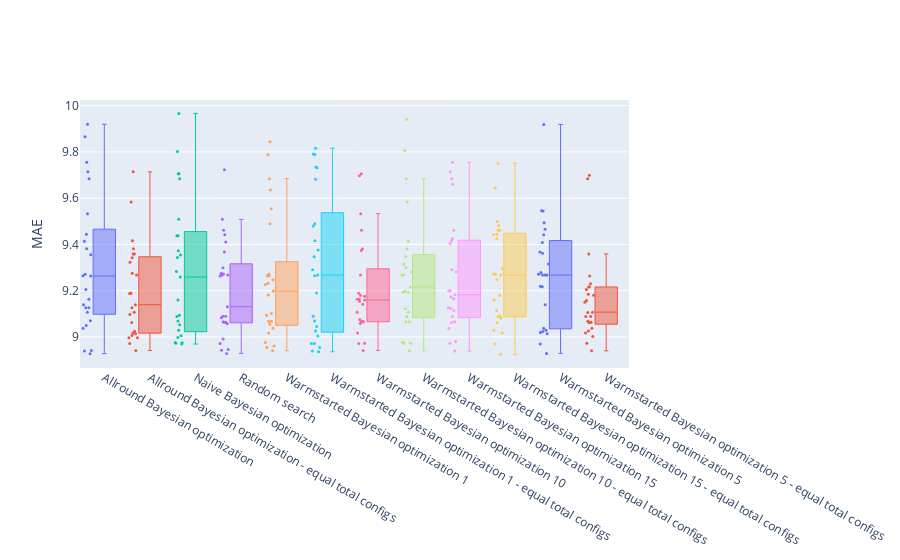

The code cell stored with this chart in its notebook:
### Code cell
hopt_exp.visualize_perf_distribution('WEST_box_8760', range(5,10))

### Figure 1 — Plotly figure (JSON) as saved in the notebook; plotly's stock layout.template omitted (floating-point values rounded to 4 significant figures)
{"data": [{"boxpoints": "all", "jitter": 0.5, "line": {"width": 1}, "marker": {"size": 3}, "name": "Allround Bayesian optimization", "type": "box", "whiskerwidth": 0.2, "y": [9.382, 9.865, 9.271, 9.265, 8.928, 9.206, 9.756, 9.14, 8.939, 9.533, 9.126, 9.356, 9.163, 9.92, 8.941, 9.127, 9.444, 9.685, 9.049, 9.107, 9.038, 9.264, 9.714, 9.414, 9.07]}, {"boxpoints": "all", "jitter": 0.5, "line": {"width": 1}, "marker": {"size": 3}, "name": "Allround Bayesian optimization - equal total configs", "type": "box", "whiskerwidth": 0.2, "y": [9.359, 9.188, 9.381, 9.583, 8.971, 9.018, 8.997, 9.025, 9.714, 9.268, 9.323, 9.014, 9.126, 8.997, 9.007, 9.062, 9.416, 9.188, 9.097, 9.343, 9.275, 9.359, 8.941, 9.107, 9.14]}, {"boxpoints": "all", "jitter": 0.5, "line": {"width": 1}, "marker": {"size": 3}, "name": "Naive Bayesian optimization", "type": "box", "whiskerwidth": 0.2, "y": [9.005, 8.997, 8.969, 9.283, 9.437, 9.355, 9.089, 9.705, 8.975, 9.802, 8.973, 9.684, 9.16, 8.976, 9.029, 9.259, 9.053, 9.438, 9.069, 9.706, 9.094, 9.509, 9.344, 9.967, 9.373]}, {"boxpoints": "all", "jitter": 0.5, "line": {"width": 1}, "marker": {"size": 3}, "name": "Random search", "type": "box", "whiskerwidth": 0.2, "y": [9.272, 9.268, 9.057, 9.462, 8.972, 9.064, 8.929, 9.264, 9.268, 9.442, 9.723, 9.275, 8.991, 9.089, 8.943, 9.411, 9.368, 9.062, 9.084, 9.131, 8.946, 9.299, 9.509, 9.09, 9.066]}, {"boxpoints": "all", "jitter": 0.5, "line": {"width": 1}, "marker": {"size": 3}, "name": "Warmstarted Bayesian optimization 1", "type": "box", "whiskerwidth": 0.2, "y": [8.941, 9.636, 9.554, 9.788, 9.271, 9.227, 9.018, 8.976, 9.101, 8.961, 9.181, 9.068, 9.844, 9.247, 9.037, 9.489, 9.055, 9.265, 8.954, 9.068, 9.233, 9.265, 9.198, 9.685, 9.094]}, {"boxpoints": "all", "jitter": 0.5, "line": {"width": 1}, "marker": {"size": 3}, "name": "Warmstarted Bayesian optimization 1 - equal total configs", "type": "box", "whiskerwidth": 0.2, "y": [8.971, 9.48, 9.026, 9.265, 9.735, 8.971, 8.936, 9.791, 9.19, 9.069, 9.347, 9.045, 8.954, 9.732, 9.376, 9.004, 9.267, 9.489, 8.94, 9.416, 9.09, 9.682, 9.816, 9.29, 9.789]}, {"boxpoints": "all", "jitter": 0.5, "line": {"width": 1}, "marker": {"size": 3}, "name": "Warmstarted Bayesian optimization 10", "type": "box", "whiskerwidth": 0.2, "y": [9.076, 9.066, 9.16, 9.176, 8.972, 9.018, 9.533, 9.141, 9.188, 9.382, 9.065, 9.068, 8.972, 9.163, 9.181, 9.058, 9.706, 9.462, 9.163, 9.268, 9.107, 9.374, 9.697, 9.155, 8.941]}, {"boxpoints": "all", "jitter": 0.5, "line": {"width": 1}, "marker": {"size": 3}, "name": "Warmstarted Bayesian optimization 10 - equal total configs", "type": "box", "whiskerwidth": 0.2, "y": [9.281, 9.316, 9.107, 8.978, 9.089, 9.194, 8.972, 9.198, 9.3, 9.066, 9.348, 9.122, 9.066, 9.216, 9.583, 9.194, 9.685, 9.414, 9.267, 8.941, 9.806, 9.38, 8.971, 9.942, 9.267]}, {"boxpoints": "all", "jitter": 0.5, "line": {"width": 1}, "marker": {"size": 3}, "name": "Warmstarted Bayesian optimization 15", "type": "box", "whiskerwidth": 0.2, "y": [9.089, 9.126, 9.462, 9.183, 9.165, 9.29, 9.114, 9.416, 8.98, 9.714, 9.2, 9.755, 9.282, 9.2, 9.426, 9.123, 9.066, 8.972, 9.038, 8.939, 9.172, 9.404, 9.66, 9.062, 9.684]}, {"boxpoints": "all", "jitter": 0.5, "line": {"width": 1}, "marker": {"size": 3}, "name": "Warmstarted Bayesian optimization 15 - equal total configs", "type": "box", "whiskerwidth": 0.2, "y": [9.272, 9.028, 9.09, 9.482, 9.161, 9.462, 9.114, 9.088, 9.444, 9.061, 9.082, 9.499, 9.247, 9.272, 9.426, 8.924, 9.751, 9.018, 9.461, 9.179, 8.969, 9.442, 9.295, 9.268, 9.644]}, {"boxpoints": "all", "jitter": 0.5, "line": {"width": 1}, "marker": {"size": 3}, "name": "Warmstarted Bayesian optimization 5", "type": "box", "whiskerwidth": 0.2, "y": [9.316, 9.466, 9.362, 9.494, 8.929, 9.22, 9.278, 9.267, 9.14, 9.271, 9.268, 9.442, 9.014, 9.029, 9.368, 9.409, 9.217, 9.037, 8.969, 9.019, 9.919, 9.024, 9.268, 9.545, 9.546]}, {"boxpoints": "all", "jitter": 0.5, "line": {"width": 1}, "marker": {"size": 3}, "name": "Warmstarted Bayesian optimization 5 - equal total configs", "type": "box", "whiskerwidth": 0.2, "y": [9.685, 9.026, 9.699, 9.064, 8.972, 9.216, 9.15, 9.038, 9.181, 9.185, 9.206, 9.107, 9.018, 9.088, 9.264, 9.359, 9.105, 9.002, 8.94, 9.088, 9.061, 9.068, 9.231, 9.217, 9.158]}], "layout": {"showlegend": false, "xaxis": {"autorange": true, "range": [-0.5334, 11.5], "type": "category"}, "yaxis": {"autorange": true, "range": [8.866, 10.02], "title": {"text": "MAE"}, "type": "linear"}}}
